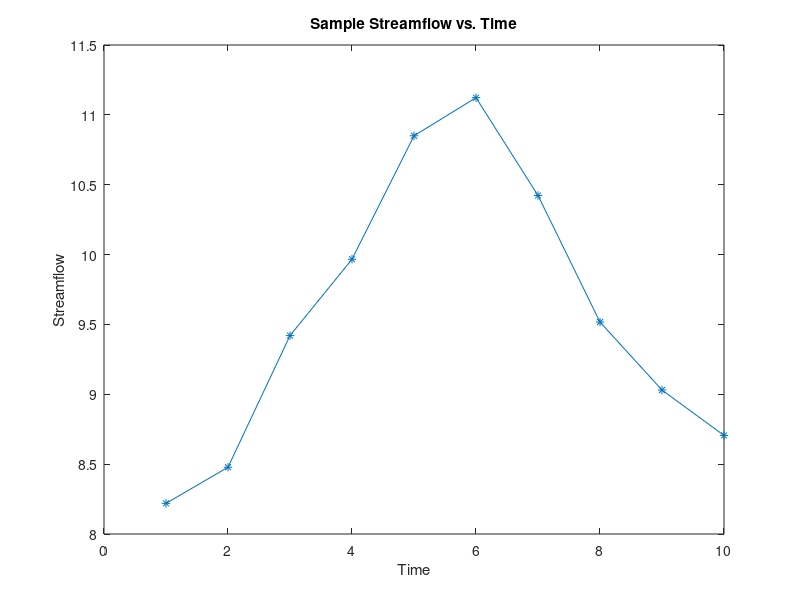

MATLAB code for this plot:
% Problem Set 5
% Problem 1
clear all
close all

nrep=1000000;
emu=4;
esigma=.8;
qmu=10;
qsigma=1;

% create a matrix of random e's
emat=normrnd(emu,esigma,nrep,9);
% create the Q matrix
Qmat = zeros(nrep,10);
Qmat(:,1) = normrnd(qmu,qsigma,nrep,1);

for i=2:10
    Qmat(:,i) = 0.6*Qmat(:,i-1)+emat(:,i-1);
end

% to get the correlation, need mean of (Q2-Q2bar)*(Q3-Q3bar) divided by
% sqrt [var(Q2)*var(Q3)]

Q2bar=mean(Qmat(:,2));
Q3bar=mean(Qmat(:,3));
numerator = mean((Qmat(:,2)-Q2bar).*(Qmat(:,3)-Q3bar));

denominator = sqrt(var(Qmat(:,2))*var(Qmat(:,3)));

correl = numerator/denominator
covariance = numerator

vect = Qmat(:,2)>12 & Qmat(:,3)>12;
jointprob = sum(vect)/nrep

plot(1:10,Qmat(5,:),'-*')
xlabel('Time')
ylabel('Streamflow')
title('Sample Streamflow vs. Time')

%  One set of results:
%correl =

%    0.6007


% covariance =

  %  0.6012


% jointprob =

  %  0.0057